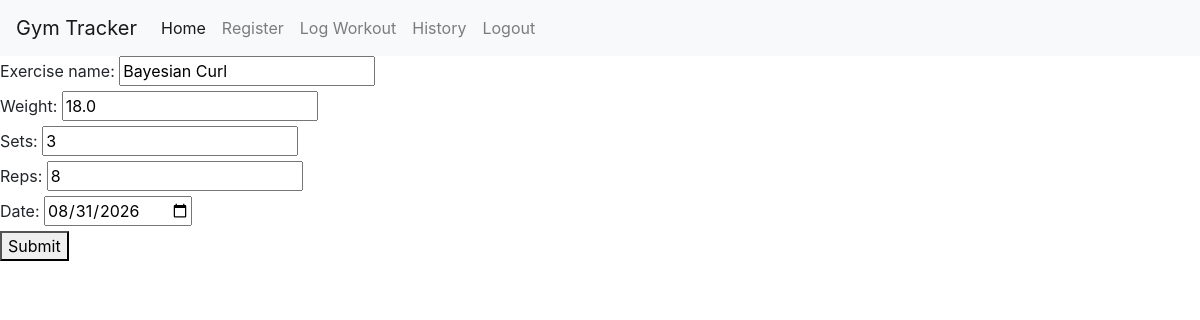
Page /edit/4 (signed in) on the earlier database version.
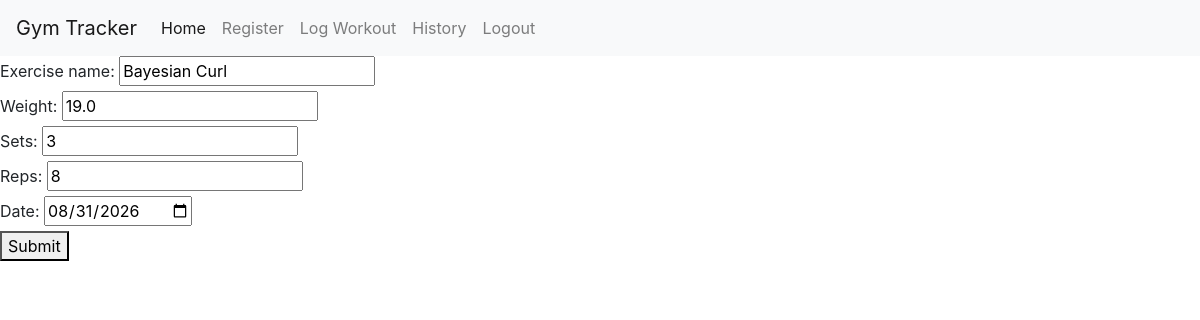
Same page on the later database version.
### app/models.py (models this page shows, shortened)
class Workout(db.Model):
      id = db.Column(db.Integer, primary_key=True)
      user_id = db.Column(db.Integer, db.ForeignKey("users.id"))
      exercise_name = db.Column(db.String(100))
      weight = db.Column(db.Float)
      sets = db.Column(db.Integer)
      reps = db.Column(db.Integer)
      date = db.Column(db.Date)

### app/__init__.py (the view, shortened to what this page needs)
    @app.route("/edit/<int:workout_id>", methods=["GET", "POST"])
    @login_required
    def edit_workout(workout_id):
        workout_to_edit = Workout.query.filter_by(id=workout_id, user_id=current_user.id).first()
        if workout_to_edit is None:
            return redirect(url_for("history"))
        return render_template("edit_workout.html", workout=workout_to_edit)

### app/templates/edit_workout.html (shortened to what this page needs)
{% extends "base.html" %}
{% block content %}
<form action="{{ url_for('edit_workout', workout_id = workout.id) }}" method="post">
    <div>
        <label for="exercise_name">Exercise name:</label>
        <input type="text" id="exercise_name" name="exercise_name" value="{{ workout.exercise_name }}" required>
    </div>
    <div>
        <label for="weight">Weight:</label>
        <input type="number" id="weight" name="weight" step="0.5" value="{{ workout.weight }}" required>
    </div>
    <div>
        <label for="sets">Sets:</label>
        <input type="number" id="sets" name="sets" value="{{ workout.sets }}" required>
    </div>
    <div>
        <label for="reps">Reps:</label>
        <input type="number" id="reps" name="reps" value="{{ workout.reps }}" required>
    </div>
    <div>
        <label for="date">Date:</label>
        <input type="date" id="date" name="date" value="{{ workout.date }}" required>
    </div>
    <button type="submit">Submit</button>
</form>
{% endblock %}

Differences in the rows shown:
changed Workout "Bayesian Curl": weight "18.0" → "19.0"
